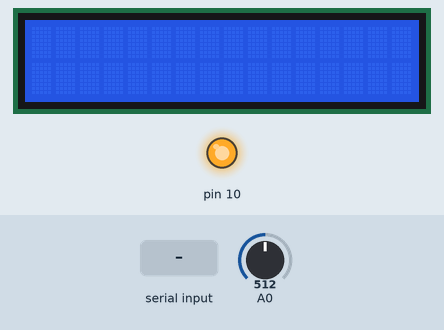
Bench run of a sketch on a simulated Arduino Uno, built with avr-gcc and run on an emulated ATmega328P. Parts: 16×2 character LCD, output pins drawn as LEDs (lit = HIGH). Inputs (shaded band) come from the test bench; at power-on: A0 = 512. What the sketch prints to the serial monitor is not drawn.

Above: at 1.2 s.
1.3 s: "OK\n" received over Serial
At 1.9 s:
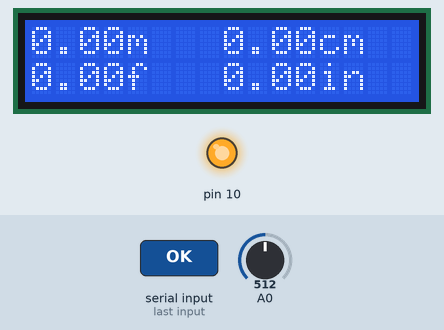
4.9 s: "90,45,200\n" received over Serial
At 6.3 s:
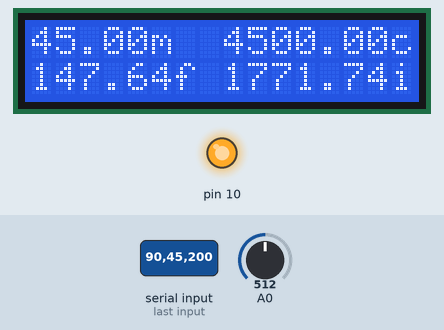
Timing chart, 0 to 7.9 s (numbered marks = the images above; inputs shaded):
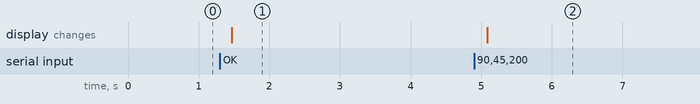

The sketch:

100m_laser_sensor_mk2.ino
```cpp
// (licence header left out)
#include <Wire.h>
#include "src/LiquidCrystal/LiquidCrystal.h"

// select the pins used on the LCD panel
LiquidCrystal lcd(8, 9, 4, 5, 6, 7);

// define some values used by the panel and buttons
int lcd_key     = 0;
int adc_key_in  = 0;
boolean laseron = 0;
int previousButton = 5;
String inputString = "";         // a String to hold incoming data
boolean stringComplete = false;  // whether the string is complete

#define btnRIGHT  0
#define btnUP     1
#define btnDOWN   2
#define btnLEFT   3
#define btnSELECT 4
#define btnNONE   5

void setup() {
  Serial.begin(19200);
  inputString.reserve(200);
  lcd.begin(16, 2);
  lcd.setCursor(0, 0);
  pinMode(10, OUTPUT);
  digitalWrite(10, HIGH);
}

void loop() {
  lcd_key = readButtons();  // read the buttons

  switch (lcd_key)               // depending on which button was pushed, we perform an action
  {
    case btnRIGHT:
    {

      Serial.println("M"); //Take Slow Reading

      break;
    }
    case btnLEFT:
    {

      Serial.println("S"); //Show Status

      break;
    }
    case btnUP:
    {

      Serial.println("D"); //Take Normal Reading

      break;
    }
    case btnDOWN:
    {

      Serial.println("F"); //Take Fast Reading

      break;
    }
    case btnSELECT:
    {
      //Toggle Laser ON/OFF

      laseron = !laseron;
      if (laseron == 1) {
        Serial.println("O");
      }
      if (laseron == 0) {
        Serial.println("C");
      }

      break;
    }
    case btnNONE:
    {

      break;
    }
  }
  if (stringComplete) {
    if (inputString.indexOf("OK")>0) {
      lcd.clear();
      lcd.setCursor(0,0);
      if (laseron == 1) {
       lcd.print("Laser On");
      }
      if (laseron == 0) {
        lcd.print("Laser Off");
      }
    } else if (inputString.indexOf("Er")>0) {
      lcd.clear();
      lcd.setCursor(0,0);
      lcd.print("Error: ");
      lcd.setCursor(7,0);
      inputString.remove(0,inputString.indexOf("Er")-1);
      inputString.remove(inputString.length()-2);
      lcd.print(inputString);
    } else if (inputString.indexOf("V")>0) {
     lcd.clear();
     lcd.setCursor(0,0);
     inputString.remove(inputString.length()-2);
     String volt = inputString;
     volt.remove(0,volt.indexOf("V")-3);
     volt.remove(volt.indexOf("V"));
     char arr[volt.length()];
     volt.toCharArray(arr, volt.length()+1);
     float volts = atof(arr);
     inputString.remove(0,3);
     inputString.remove(inputString.indexOf("V")-6);
     char arr1[inputString.length()];
     inputString.toCharArray(arr1, inputString.length()+1);
     float temp = atof(arr1);
     lcd.print(temp);
     lcd.print("'C ");
     lcd.setCursor(10, 0);
     lcd.print(volts);
     lcd.print("v");
     lcd.setCursor(0,1);
     lcd.print((temp * 9/5) + 32);
     lcd.print("'F");
    } else {
      lcd.clear();
      lcd.setCursor(0, 0);
      inputString.remove(inputString.length()-2);
      inputString.remove(inputString.indexOf("m"));
      inputString.remove(0,3);
      char arr[inputString.length()];
      inputString.toCharArray(arr, inputString.length()+1);
      float meter = atof(arr);
      lcd.print(meter); lcd.print("m");
      lcd.setCursor(8,0);
      lcd.print(meter*100); lcd.print("cm");
      lcd.setCursor(0,1);
      lcd.print(meter * 3.281); lcd.print("f");
      lcd.setCursor(8,1);
      lcd.print((meter*3.281)*12); lcd.print("in");
    }
    // clear the string:
    inputString = "";
    stringComplete = false;
  }

delay(200);
}


int readButtons()
{
  adc_key_in = analogRead(0);
  if (adc_key_in > 1000) {previousButton = btnNONE; return btnNONE; }// We make this the 1st option for speed reasons since it will be the most likely result

  if (adc_key_in < 50 && previousButton != btnRIGHT) { previousButton = btnRIGHT;  return btnRIGHT; }
  if (adc_key_in < 150 && previousButton != btnUP)  { previousButton = btnUP; return btnUP; }
  if (adc_key_in < 265 && previousButton != btnDOWN) { previousButton = btnDOWN;  return btnDOWN; }
  if (adc_key_in < 450 && previousButton != btnLEFT) { previousButton = btnLEFT;  return btnLEFT; }
  if (adc_key_in < 690 && previousButton != btnSELECT) { previousButton = btnSELECT; return btnSELECT; }

  previousButton = btnNONE;
  return btnNONE;
}


void serialEvent() {
  while (Serial.available()) {
    // get the new byte:
    char inChar = (char)Serial.read();
    // add it to the inputString:
    inputString += inChar;
    // if the incoming character is a newline, set a flag so the main loop can
    // do something about it:
    if (inChar == '\n') {
      stringComplete = true;
    }
  }
}
```

Measured:
- after the input at 1.3 s, the display: changes after 0.17 s (image 1)
- after the input at 4.9 s, the display: changes after 0.18 s (image 2)
